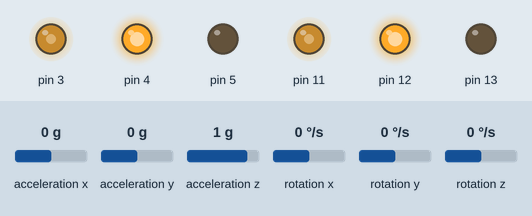
Recording of a sketch running on a simulated Arduino Uno, built with avr-gcc and run on an emulated ATmega328P. On the bench: output pins drawn as LEDs (lit = HIGH). The test bench sets the inputs (shaded band); at power-on: rotation y 0 °/s, acceleration x 0 g, acceleration y 0 g, acceleration z 1 g, rotation x 0 °/s, rotation z 0 °/s. What the sketch prints to the serial monitor is not drawn.

Above: at 1.2 s.
1.3 s: rotation y set to 2 °/s
At 2.5 s:
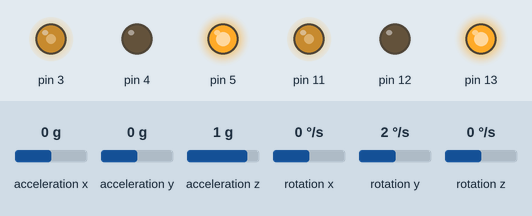
2.8 s: rotation y set to -192 °/s
At 3.7 s:
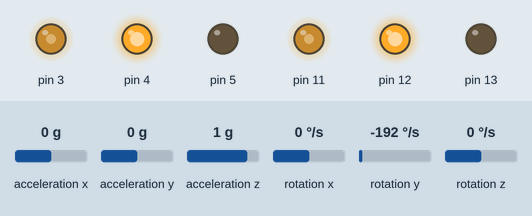
4.3 s: rotation y set to 100 °/s
At 5.0 s:
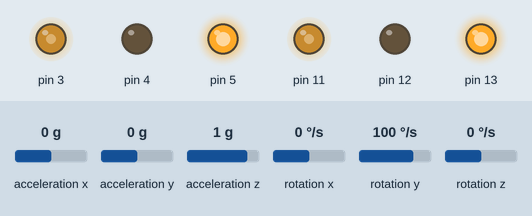
Timing chart, 0 to 7.3 s (numbered marks = the images above; inputs shaded):
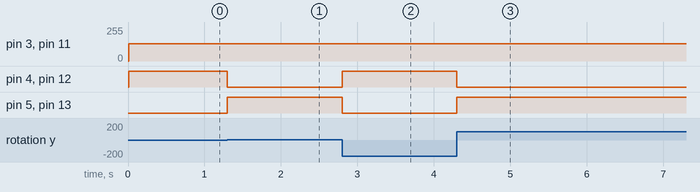

Measured:
- the behaviour switches between 0 and 1 °/s on rotation y (found by bisection; images 0 and 1)
- after the input at 1.3 s, pin 4, pin 12: HIGH → LOW at once; pin 5, pin 13: LOW → HIGH at once
- after the input at 2.8 s, pin 4, pin 12: LOW → HIGH at once; pin 5, pin 13: HIGH → LOW at once
- after the input at 4.3 s, pin 4, pin 12: HIGH → LOW at once; pin 5, pin 13: LOW → HIGH at once

The sketch:

DongCo.ino
```cpp
#include "I2Cdev.h"
#include "MPU6050.h"

#if I2CDEV_IMPLEMENTATION == I2CDEV_ARDUINO_WIRE
#include "Wire.h"
#endif

MPU6050 accelgyro;

int16_t ax, ay, az;
int16_t gx, gy, gz;

struct Wheel
{
  byte pin1;
  byte pin2;
  byte speedPin; // must be PWN pin

  byte pin1Value;
  byte pin2Value;
  byte speedValue;
};

/* pin1, pin 2, analog pin, value 1, value 2, speed (255) */
Wheel left = {12, 13, 11, 0, 1, 130},
      right = {4, 5, 3, 0, 1, 130}; // mark as black

/* one wheel functionality */
void registerWheel(Wheel *a);
void executeWheel(Wheel *a);
void wheelGoUp(Wheel *w);
void wheelGoDown(Wheel *w);
void stopWheel(Wheel *w);
void reverseWheel(Wheel *a);
void setSpeedByPercent(Wheel *w, byte speed);
void setSpeedByPWN(Wheel *w, byte speed);


void setup()
{
  registerWheel(&left);
  registerWheel(&right);

  // initialize serial communication
  // (38400 chosen because it works as well at 8MHz as it does at 16MHz, but
  // it's really up to you depending on your project)
  Serial.begin(38400);

  // initialize device
  Serial.println("Initializing I2C devices...");
  accelgyro.initialize();

  // verify connection
  Serial.println("Testing device connections...");
  Serial.println(accelgyro.testConnection() ? "MPU6050 connection successful" : "MPU6050 connection failed");

}

void loop()
{
  accelgyro.getMotion6(&ax, &ay, &az, &gx, &gy, &gz);
  // display tab-separated accel/gyro x/y/z values
//  Serial.print("a/g:\t");
//  Serial.print(ax); Serial.print("\t");
//  Serial.print(ay); Serial.print("\t");
//  Serial.print(az); Serial.print("\t");
//  Serial.print(gx); Serial.print("\t");
//  Serial.print(gy); Serial.print("\t");
//  Serial.println(gz);
  //

  if (gy < 50)
  {
    wheelGoUp(&left);
    wheelGoUp(&right);
   // delay(100);
  }
  else if (gy > 115)
  {
    wheelGoDown(&left);
    wheelGoDown(&right);
    //delay(100);
  }
  else
  {
    stopWheel(&left);
    stopWheel(&right);
    //(30);
  }

  //    wheelGoUp(&left);
  //    wheelGoUp(&right);
  //    delay(100);
  //    stopWheel(&left);
  //    stopWheel(&right);
  //    delay(30);
  //    wheelGoDown(&left);
  //    wheelGoDown(&right);
  //    delay(100);
}

void registerWheel(Wheel *a)
{
  pinMode(a->pin1, OUTPUT);
  pinMode(a->pin2, OUTPUT);
  pinMode(a->speedPin, OUTPUT);
}

void executeWheel(Wheel *a)
{
  digitalWrite(a->pin1, a->pin1Value);
  digitalWrite(a->pin2, a->pin2Value);
  analogWrite(a->speedPin, a->speedValue);
}

void wheelGoUp(Wheel *w)
{
  w->pin1Value = HIGH;
  w->pin2Value = LOW;
  executeWheel(w);
}

void wheelGoDown(Wheel *w)
{
  w->pin1Value = LOW;
  w->pin2Value = HIGH;
  executeWheel(w);
}

void stopWheel(Wheel *w)
{
  w->pin1Value = LOW;
  w->pin2Value = LOW;
  executeWheel(w);
}

void reverseWheel(Wheel *w)
{
  w->pin1Value = 1 - w->pin1Value;
  w->pin2Value = 1 - w->pin2Value;
  executeWheel(w);
}

void setSpeedByPercent(Wheel *w, byte speed)
{
  speed = map(speed, 0, 100, 0, 255);
  setSpeedByPWN(w, speed);
}

void setSpeedByPWN(Wheel *w, byte speed)
{
  if ( (speed < 0) || (speed > 255) )
    speed = 200;
  w->speedValue = speed;
}
```
